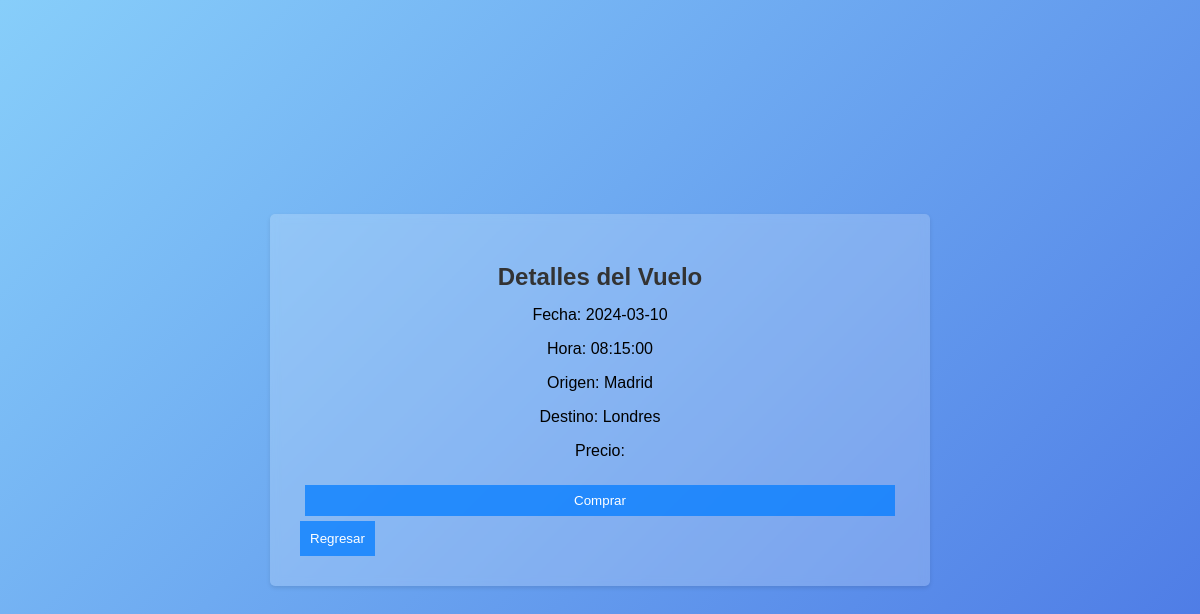
Screenshot of /comprar_vuelo.php?vuelo_id=18 with the database file from the repository.
### tables this page shows
CREATE TABLE `vuelos` (
  `id` int(11) NOT NULL,
  `fecha` date NOT NULL,
  `hora` time NOT NULL,
  `piloto_id` int(11) NOT NULL,
  `avion_id` int(11) NOT NULL,
  `origen` varchar(50) NOT NULL,
  `destino` varchar(50) NOT NULL
);

### comprar_vuelo.php (the view, shortened to what this page needs)
<?php
include 'conec.php';
$conn = new mysqli($servername, $username, $password, $dbname);
$vuelo_id = $_GET['vuelo_id'];
$sql = "SELECT * FROM Vuelos WHERE id = '$vuelo_id'";
$result = $conn->query($sql);
?>
<!DOCTYPE html>
<html>
<head>
    <link rel="stylesheet" type="text/css" href="estilos.css">
</head>
<body>
    <div class="container">
        <h2>Detalles del Vuelo</h2>
        <?php
        if ($result->num_rows > 0) {
            $vuelo = $result->fetch_assoc();
            ?>
            <p>Fecha: <?php echo $vuelo['fecha']; ?></p>
            <p>Hora: <?php echo $vuelo['hora']; ?></p>
            <p>Origen: <?php echo $vuelo['origen']; ?></p>
            <p>Destino: <?php echo $vuelo['destino']; ?></p>
            <p>Precio: <?php echo $vuelo['precio']; ?></p>
            <form method="post" action="procesar_compra.php">
                <input type="submit" value="Comprar">
            </form>
            <a href="vuelos.php">
                <button>Regresar</button>
            </a>
            <?php
        } else {
            echo "<p>No se encontró el vuelo seleccionado.</p>";
        }
        ?>
    </div>
</body>
</html>

### estilos.css (style rules this page uses)
body { font-family: Arial, sans-serif; background: linear-gradient(135deg,#87CEFA, #4169E1, #708090, #A9A9A9); background-size: 500%; animation: fondo 15s infinite; margin: 0; padding: 0; display: flex; justify-content: center; align-items: center; height: 100vh; }
.container { max-width: 600px; width: 100%; padding: 30px; background-color: rgba(255, 255, 255, 0.2); backdrop-filter: blur(5px); border-radius: 5px; box-shadow: 0 2px 4px rgba(0, 0, 0, 0.1); overflow-y: auto; }
h2 { text-align: center; color: #333; margin-bottom: 15px; }
form { display: flex; flex-direction: column; }
input[type="submit"] { background-color: #007bffbb; color: #fff; border: none; padding: 10px; cursor: pointer; }
p { text-align: center; margin-top: 10px; }
a { color: #007bff; text-decoration: none; }
button { background-color: #007bffbb; color: #fff; border: none; padding: 10px; cursor: pointer; }
form { margin-top: 20px; }
input[type="date"], input[type="submit"] { margin: 5px; padding: 8px; }

### rows the page displays
vuelos: fecha "2024-03-10", hora "08:15:00", origen "Madrid", destino "Londres"
